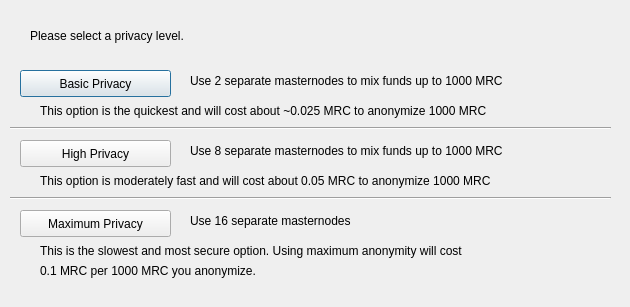
<?xml version="1.0" encoding="UTF-8"?>
<ui version="4.0">
 <class>DarksendConfig</class>
 <widget class="QDialog" name="DarksendConfig">
  <property name="geometry">
   <rect>
    <x>0</x>
    <y>0</y>
    <width>630</width>
    <height>307</height>
   </rect>
  </property>
  <property name="windowTitle">
   <string>Configure PrivateSend</string>
  </property>
  <widget class="QPushButton" name="buttonBasic">
   <property name="geometry">
    <rect>
     <x>20</x>
     <y>70</y>
     <width>151</width>
     <height>27</height>
    </rect>
   </property>
   <property name="text">
    <string>Basic Privacy</string>
   </property>
  </widget>
  <widget class="QPushButton" name="buttonHigh">
   <property name="geometry">
    <rect>
     <x>20</x>
     <y>140</y>
     <width>151</width>
     <height>27</height>
    </rect>
   </property>
   <property name="text">
    <string>High Privacy</string>
   </property>
  </widget>
  <widget class="QPushButton" name="buttonMax">
   <property name="geometry">
    <rect>
     <x>20</x>
     <y>210</y>
     <width>151</width>
     <height>27</height>
    </rect>
   </property>
   <property name="text">
    <string>Maximum Privacy</string>
   </property>
  </widget>
  <widget class="QLabel" name="label">
   <property name="geometry">
    <rect>
     <x>30</x>
     <y>20</y>
     <width>571</width>
     <height>31</height>
    </rect>
   </property>
   <property name="text">
    <string>Please select a privacy level.</string>
   </property>
  </widget>
  <widget class="QLabel" name="label_2">
   <property name="geometry">
    <rect>
     <x>190</x>
     <y>70</y>
     <width>421</width>
     <height>21</height>
    </rect>
   </property>
   <property name="text">
    <string>Use 2 separate masternodes to mix funds up to 1000 MRC</string>
   </property>
  </widget>
  <widget class="QLabel" name="label_3">
   <property name="geometry">
    <rect>
     <x>190</x>
     <y>140</y>
     <width>411</width>
     <height>21</height>
    </rect>
   </property>
   <property name="text">
    <string>Use 8 separate masternodes to mix funds up to 1000 MRC</string>
   </property>
  </widget>
  <widget class="QLabel" name="label_4">
   <property name="geometry">
    <rect>
     <x>190</x>
     <y>210</y>
     <width>421</width>
     <height>21</height>
    </rect>
   </property>
   <property name="text">
    <string>Use 16 separate masternodes</string>
   </property>
  </widget>
  <widget class="QLabel" name="label_6">
   <property name="geometry">
    <rect>
     <x>40</x>
     <y>100</y>
     <width>561</width>
     <height>21</height>
    </rect>
   </property>
   <property name="text">
    <string>This option is the quickest and will cost about ~0.025 MRC to anonymize 1000 MRC</string>
   </property>
  </widget>
  <widget class="QLabel" name="label_7">
   <property name="geometry">
    <rect>
     <x>40</x>
     <y>170</y>
     <width>561</width>
     <height>21</height>
    </rect>
   </property>
   <property name="text">
    <string>This option is moderately fast and will cost about 0.05 MRC to anonymize 1000 MRC</string>
   </property>
  </widget>
  <widget class="QLabel" name="label_8">
   <property name="geometry">
    <rect>
     <x>40</x>
     <y>240</y>
     <width>561</width>
     <height>21</height>
    </rect>
   </property>
   <property name="text">
    <string>This is the slowest and most secure option. Using maximum anonymity will cost</string>
   </property>
  </widget>
  <widget class="QLabel" name="label_9">
   <property name="geometry">
    <rect>
     <x>40</x>
     <y>260</y>
     <width>561</width>
     <height>21</height>
    </rect>
   </property>
   <property name="text">
    <string>0.1 MRC per 1000 MRC you anonymize.</string>
   </property>
  </widget>
  <widget class="Line" name="line">
   <property name="geometry">
    <rect>
     <x>10</x>
     <y>120</y>
     <width>601</width>
     <height>16</height>
    </rect>
   </property>
   <property name="orientation">
    <enum>Qt::Horizontal</enum>
   </property>
  </widget>
  <widget class="Line" name="line_2">
   <property name="geometry">
    <rect>
     <x>10</x>
     <y>190</y>
     <width>601</width>
     <height>16</height>
    </rect>
   </property>
   <property name="orientation">
    <enum>Qt::Horizontal</enum>
   </property>
  </widget>
 </widget>
 <resources/>
 <connections/>
</ui>
